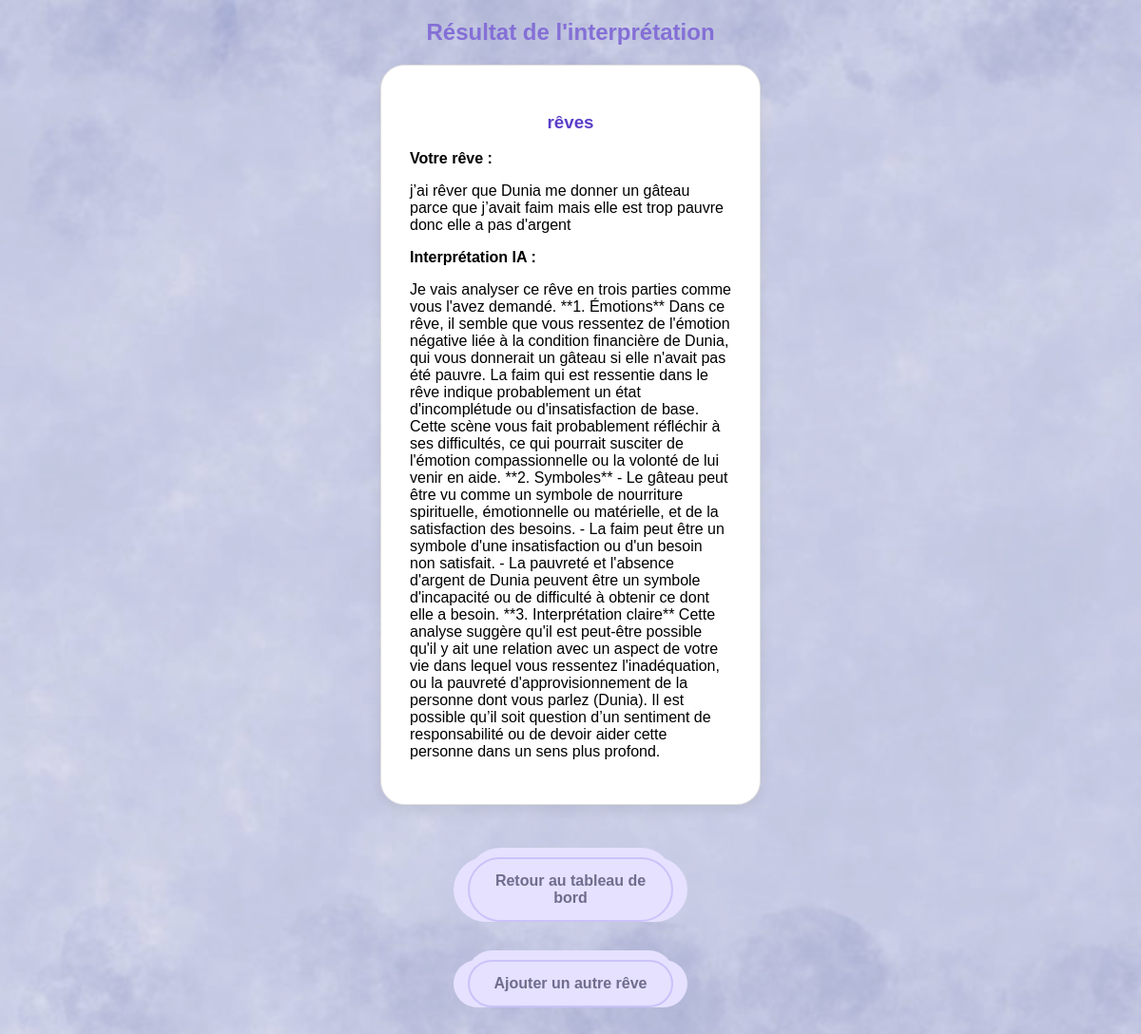
Page /result/1 (signed in) on the committed database.
### tables this page shows
CREATE TABLE dreams (
            id INTEGER PRIMARY KEY AUTOINCREMENT,
            user_id INTEGER NOT NULL,
            title TEXT NOT NULL,
            content TEXT NOT NULL,
            interpretation TEXT,
            is_public INTEGER DEFAULT 0,
            FOREIGN KEY (user_id) REFERENCES users (id)
        );

### app.py (the view)
@app.route("/result/<int:dream_id>")
def result(dream_id):
    if "user_id" not in session:
        return redirect(url_for("login"))
    conn = get_db_connection()
    cursor = conn.cursor()
    cursor.execute(
        "SELECT * FROM dreams WHERE id = ? AND user_id = ?",
        (dream_id, session["user_id"])
    )
    dream = cursor.fetchone()
    conn.close()
    if not dream:
        return "Rêve introuvable."
    return render_template("result.html", dream=dream)

### app.py (called while the page is built)
def get_db_connection():
    conn = sqlite3.connect(DATABASE)
    conn.row_factory = sqlite3.Row
    return conn

### templates/result.html (shortened to what this page needs)
<!DOCTYPE html>
<html lang="fr">
<head>
    <link rel="stylesheet" href="{{ url_for('static', filename='style.css') }}">
</head>
<body>
    <div class="container">
        <h2>Résultat de l'interprétation</h2>
        <div class="card">
            <h3>{{ dream["title"] }}</h3>
            <p><strong>Votre rêve :</strong></p>
            <p>{{ dream["content"] }}</p>
            <p><strong>Interprétation IA :</strong></p>
            <p>{{ dream["interpretation"] }}</p>
        </div>
        <div class="buttons">
            <a href="{{ url_for('dashboard') }}" class="btn">Retour au tableau de bord</a>
            <a href="{{ url_for('add_dream') }}" class="btn">Ajouter un autre rêve</a>
        </div>
    </div>
</body>
</html>

### static/style.css (style rules this page uses)
body { font-family: Arial, sans-serif; background: url("background.jpg") no-repeat center center; background-size: cover; margin: 0; padding: 0; min-height: 100vh; }
body::before { content: ""; position: fixed; inset: 0; background: rgba(255, 255, 255, 0.25); pointer-events: none; }
.container { width: 100%; max-width: 400px; margin: 0 auto; background: transparent; box-shadow: none; }
h1, h2, h3, h4 { color: #5a3ec8; text-align: center; }
.btn { display: block; width: 180px; text-align: center; text-decoration: none; background: #dcd6ff; color: #3f3a66; padding: 14px 16px; margin: 15px auto; font-size: 16px; font-weight: bold; border-radius: 50px; border: 2px solid #b8aef5; box-shadow: -15px 0 0 #dcd6ff, 15px 0 0 #dcd6ff, 0 -10px 0 #dcd6ff; transition: 0.3s; cursor: pointer; overflow: hidden; }
.buttons { display: flex; gap: 10px; justify-content: center; flex-wrap: wrap; margin: 20px 0; }
.card { background: white; padding: 30px; margin-bottom: 40px; border-radius: 25px; border: 1px solid #dddddd; box-shadow: 0 4px 15px rgba(0,0,0,0.08); position: relative; display: block; clear: both; }

### rows in the picture
dreams: title "rêves", content "j’ai rêver que Dunia me donner un gâteau parce que j’avait faim mais elle est trop pauvre donc elle a pas d'argent", interpretation "Je vais analyser ce rêve en trois parties comme vous l'avez demandé. **1. Émotions** Dans ce rêve, il semble que vous ressentez de l'émotion négative liée à la condition financière de Dunia, qui vous donnerait un gâteau si elle n'avait pas été pauvre. La faim qui est ressentie dans le rêve indique probablement un état d'incomplétude ou d'insatisfaction de base. Cette scène vous fait probablement réfléchir à ses difficultés, ce qui pourrait susciter de l'émotion compassionnelle ou la volonté de lui venir en aide. **2. Symboles** - Le gâteau peut être vu comme un symbole de nourriture spirituelle, émotionnelle ou matérielle, et de la satisfaction des besoins. - La faim peut être un symbole…"
